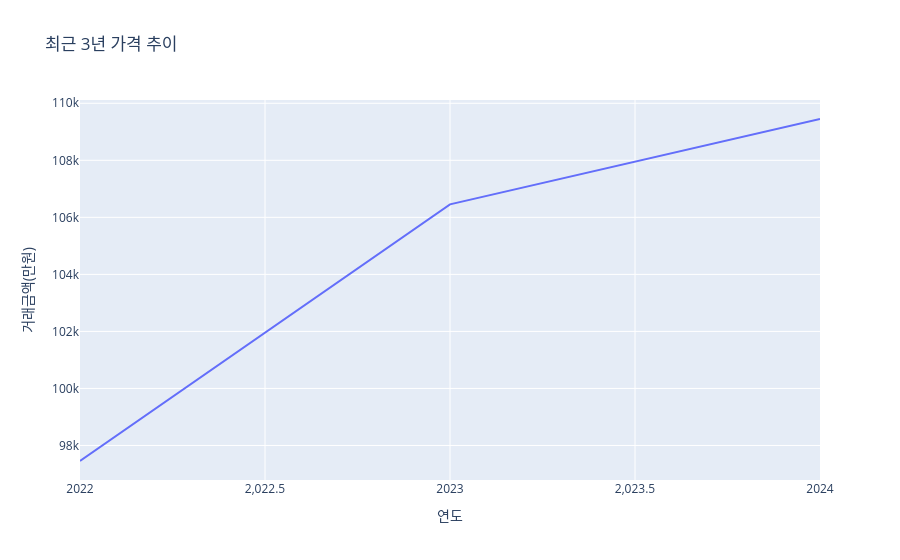

This figure's notebook cell:
### Code cell
recent = apt[apt["연도"] >= apt["연도"].max() - 2]

year_avg = recent.groupby("연도")["거래금액(만원)"].mean().reset_index()

fig = px.line(
    year_avg,
    x="연도",
    y="거래금액(만원)",
    title="최근 3년 가격 추이"
)

fig.show()

### Figure 1 — Plotly figure (JSON) as saved in the notebook; plotly's stock layout.template omitted (floating-point values rounded to 4 significant figures)
{"data": [{"hovertemplate": "연도=%{x}<br>거래금액(만원)=%{y}<extra></extra>", "legendgroup": "", "line": {"color": "#636efa", "dash": "solid"}, "marker": {"symbol": "circle"}, "mode": "lines", "name": "", "orientation": "v", "showlegend": false, "type": "scatter", "x": [2022, 2023, 2024], "xaxis": "x", "y": [97460.0, 106500.0, 109400.0], "yaxis": "y"}], "layout": {"legend": {"tracegroupgap": 0}, "title": {"text": "최근 3년 가격 추이"}, "xaxis": {"anchor": "y", "domain": [0, 1], "title": {"text": "연도"}}, "yaxis": {"anchor": "x", "domain": [0, 1], "title": {"text": "거래금액(만원)"}}}}
